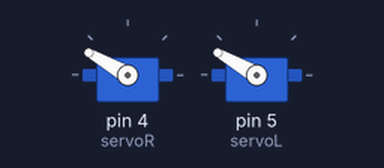
A sketch run on a simulated Arduino Uno, built with avr-gcc and run on an emulated ATmega328P. On the bench: 2 × servo.

Above: at 0.05 s.
At 18.05 s:
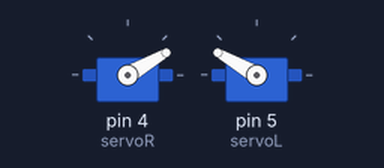
At 23.95 s:
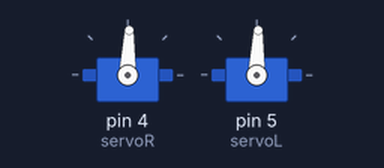
Timing chart, 0 to 31.2 s (numbered marks = the images above):
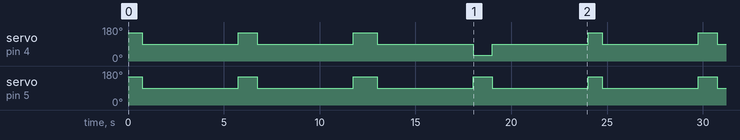

Measured:
- by itself, servo on pin 4 (servoR): repeats every 24.0 s: 150° 1.0 s, 88° 5.0 s, 150° 1.3 s, 88° 5.0 s, 30° 1.0 s, 88° 5.0 s, 150° 0.75 s, 88° 5.0 s
- by itself, servo on pin 5 (servoL): repeats every 24.0 s: 150° 1.0 s, 88° 5.0 s, 150° 1.3 s, 88° 5.0 s, 150° 1.0 s, 88° 5.0 s, 150° 0.75 s, 88° 5.0 s

The sketch:

ex2.ino
```cpp
//回転角の測定
#include <Servo.h>//モータ用のインクルード
Servo servoL;
Servo servoR;
void setup() {
  // put your setup code here, to run once:
servoR.attach(4);//右モータのピンが4に配線されている場合のアタッチ
servoL.attach(5);//左モータのピンが5に配線されている場合のアタッチ
/*モータ回転位置初期化*/
servoR.write(90);
servoL.write(90);
Serial.begin(9600);//シリアル通信の転送速度
}

//モータの回転角を制御する関数
void set_motor(int L, int R){
  servoL.write(L);//0≦L≦180、90から離れるほど速く回転
  servoR.write(R);//0≦R≦180
}

void loop() {
//旋回して止まる動作を3回行い、一度に３回分のデータを得る
  set_motor(150,150);//右旋回
  delay(750);

  set_motor(88,88);//停止
  delay(5000);

  set_motor(150,150);//右旋回
  delay(1000);

  set_motor(88,88);//停止
  delay(5000);

  set_motor(150,150);//右旋回
  delay(1250);

  set_motor(88,88);//停止
  delay(5000);

  set_motor(150,30);//直進(3回の方向転換が終わったことを知らせる)
  delay(1000);

  set_motor(88,88);//停止
  delay(5000);
}
```
